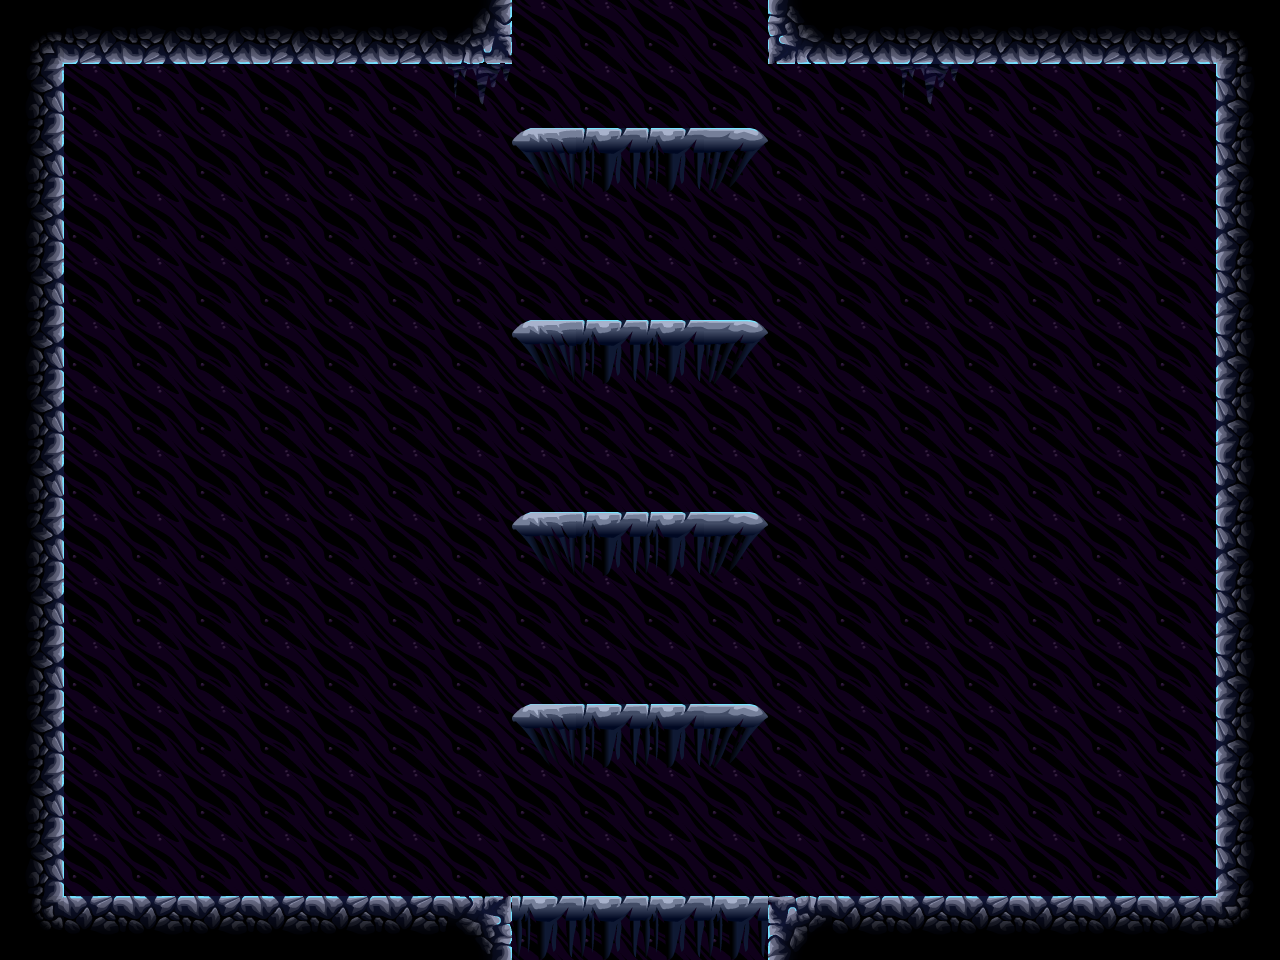

A level layout from a 2D game, rendered from its tile map. Below: a short description, then the map file with tile-grid data replaced by summaries:
An orthogonal 20x15 tile map with 64x64 px tiles, 3 tile layers (Background, bg2, Level) and 9 objects (7x spawner, 2x door).

<map version="1.0" orientation="orthogonal" width="20" height="15" tilewidth="64" tileheight="64">
 <tileset firstgid="1" name="tiles" tilewidth="64" tileheight="64">
  <image source="../../images/tilesets/cave1.png" width="512" height="1024" />
  <terraintypes>
   <terrain name="crossable" tile="13" />
   <terrain name="crossable" tile="14" />
   <terrain name="crossable" tile="15" />
  </terraintypes>
 </tileset>
 <layer name="Background" width="20" height="15">
  <properties>
   <property name="nocollide" value="true" />
   <property name="tileset" value="tiles" />
  </properties>
  <data>[300 cells, 300 non-empty, 1 distinct tile ids]</data>
 </layer>
 <layer name="bg2" width="20" height="15">
  <properties>
   <property name="nocollide" value="true" />
   <property name="tileset" value="tiles" />
  </properties>
  <data>[300 cells, 2 non-empty, 1 distinct tile ids]</data>
 </layer>
 <layer name="Level" width="20" height="15">
  <properties>
   <property name="tileset" value="tiles" />
  </properties>
  <data>[300 cells, 78 non-empty, 15 distinct tile ids]</data>
 </layer>
 <objectgroup name="doors" width="20" height="15">
  <object name="door" type="door" gid="19" x="512" y="64">
   <properties>
    <property name="direction" value="up" />
   </properties>
  </object>
  <object name="door" type="door" gid="19" x="512" y="960">
   <properties>
    <property name="direction" value="down" />
   </properties>
  </object>
 </objectgroup>
 <objectgroup name="spawners" width="20" height="15">
  <object name="spawner" type="spawner" gid="35" x="146" y="412">
   <properties>
    <property name="enemy" value="f" />
   </properties>
  </object>
  <object name="spawner" type="spawner" gid="35" x="619" y="316">
   <properties>
    <property name="enemy" value="w" />
   </properties>
  </object>
  <object name="spawner" type="spawner" gid="35" x="1060" y="428">
   <properties>
    <property name="enemy" value="f" />
   </properties>
  </object>
  <object name="spawner" type="spawner" gid="35" x="611" y="676">
   <properties>
    <property name="enemy" value="w" />
   </properties>
  </object>
  <object name="spawner" type="spawner" gid="35" x="619" y="496">
   <properties>
    <property name="enemy" value="w" />
   </properties>
  </object>
  <object name="spawner" type="spawner" gid="35" x="136" y="844">
   <properties>
    <property name="enemy" value="w" />
   </properties>
  </object>
  <object name="spawner" type="spawner" gid="35" x="1145" y="844">
   <properties>
    <property name="enemy" value="w" />
   </properties>
  </object>
 </objectgroup>
</map>
